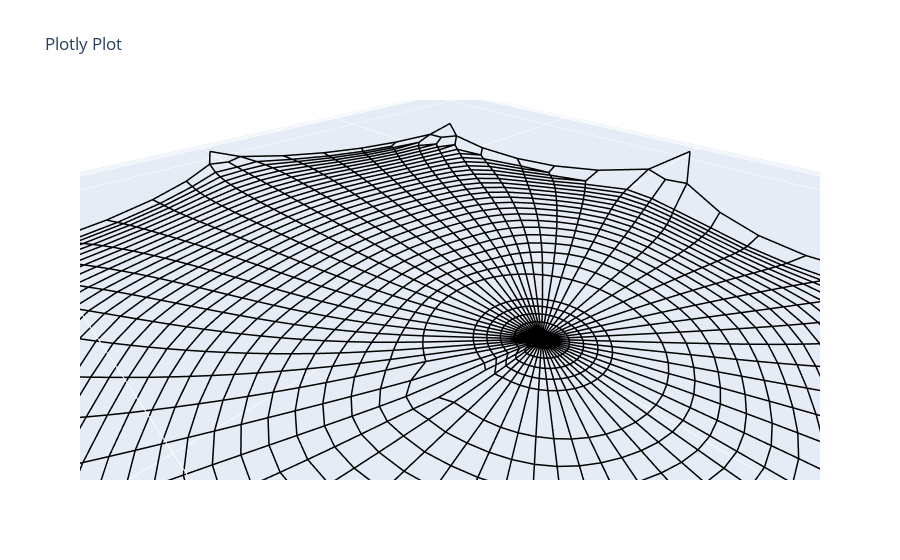

This figure's notebook cell:
### Code cell
import sys
import json
current_dir = os.path.dirname(os.path.realpath('__file__'))
parent_dir = os.path.dirname(os.path.dirname(current_dir))

# Add the parent directory to the system path
sys.path.insert(0, parent_dir)
from printing_tensioned_structures.src.network import *
# Now you can import your module

file_name_vec = ['Web_constant_length_ecc0_gap0_constraint', 'Web_constant_length_ecc1_gap0_constraint', 'Web_constant_length_ecc2_gap0_constraint']
json_root = r'D:\thijsmas'
file_path = os.path.join(json_root, file_name_vec[2] + '.json')
with open(file_path) as f:
    data = json.load(f)

vertices = []
int_keys = [int(key) for key in data['vertices'].keys()]
for key in sorted(int_keys):

    vertices.append([data['vertices'][str(key)]['x'], data['vertices'][str(key)]['y'], data['vertices'][str(key)]['z']])
vertices = np.array(vertices)

edges = []
edge_keys = [int(key) for key in data['edges'].keys()]
for key in sorted(edge_keys):
    edges.append(data['edges'][str(key)])

# q = []
# for key in sorted(data['q'].keys()):
    # q.append(data['q'][key])
# q = np.array(q)

fixed = data['fixed']

# net = Network_custom.from_fd(vertices, edges, q, fixed, paths = None, dir = None)
net = Network_custom()
net.vertices = vertices
net.edges = np.array(edges)
# net.q = q
net.fixed = data['fixed']

net.net_plot(color=False, elables = False, vlabels = False, plot_type='equilibrium')

fig, ax = plt.subplots()
fig, ax = net.net_plot_2D(fig, ax)
plt.show()

### Figure 1 — Plotly figure (JSON) as saved in the notebook; plotly's stock layout.template omitted (floating-point values rounded to 4 significant figures; data arrays with more than 128 entries replaced by an {"elided": "..."} marker saying what was removed)
{"data": [{"line": {"color": "black", "width": 3}, "mode": "lines", "type": "scatter3d", "x": {"elided": "8832 float values"}, "y": {"elided": "8832 float values"}, "z": {"elided": "8832 int values"}}], "layout": {"scene": {"aspectmode": "data"}, "title": {"text": "Plotly Plot"}}}
